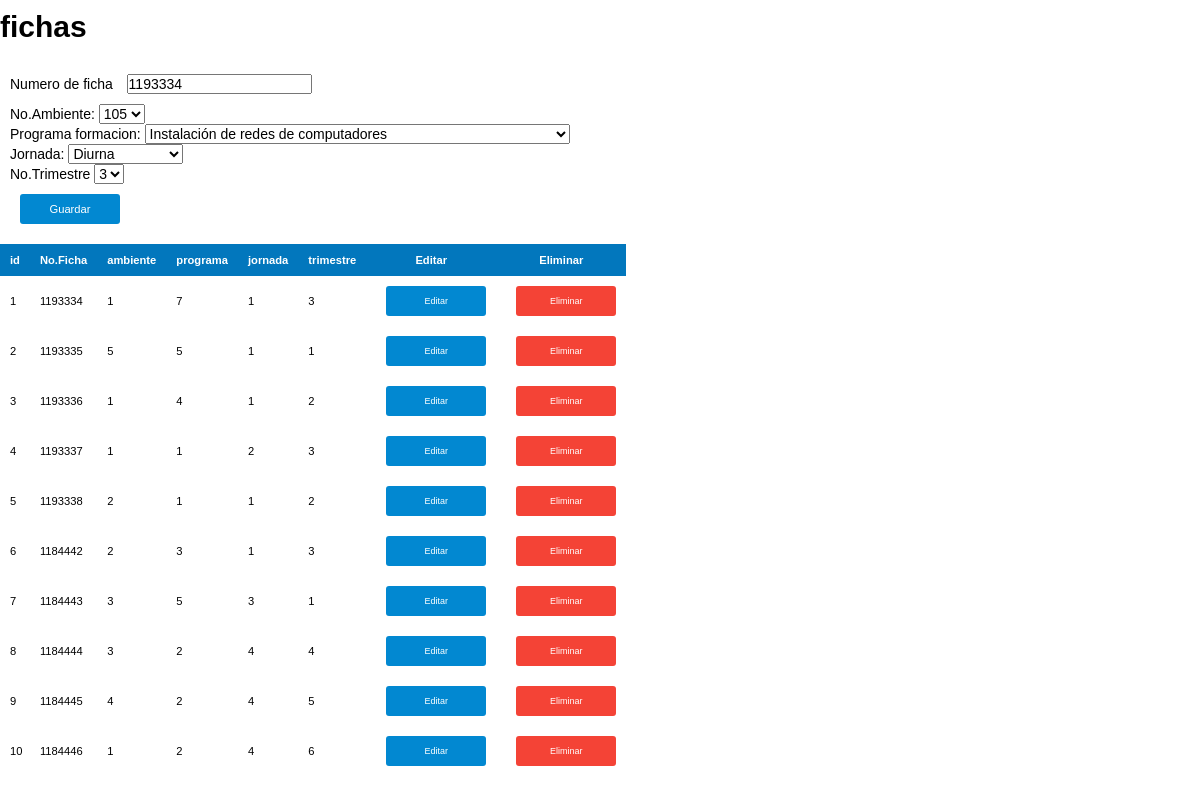
The app's page /vistas/ficha-vista.php?ac=editar&id=1 with its own data.
### tables this page shows
CREATE TABLE `ficha` (
  `ID_Ficha` bigint(16) NOT NULL COMMENT 'Este ID se genera cada vez que se ingresa un registro nuevo referente a los datos de la FICHA.',
  `Num_Ficha` bigint(16) NOT NULL COMMENT 'Numero con el cual se identifica la FICHA.',
  `Ambiente_ID_Ambiente` bigint(16) NOT NULL COMMENT 'ste ID se genera AUTOMATICAMENTE cada vez que se ingresa un registro nuevo referente a los datos del AMBIENTE.',
  `programa_formacion_ID_Programa` bigint(16) NOT NULL COMMENT 'Este ID se genera AUTOMATICAMENTE cada vez que se ingresa un registro nuevo referente a los datos del PROGRAMA DE FORMACION.',
  `jornada_ID_Jornada` bigint(16) NOT NULL COMMENT 'Este ID se genera AUTOMATICAMENTE cada vez que se ingresa un registro nuevo referente a los datos de la JORNADA.',
  `trimestre_ID_Trimestre` bigint(16) NOT NULL COMMENT 'Este ID se genera AUTOMATICAMENTE cada vez que se ingresa un registro nuevo referente a los datos del TRIMESTRE.'
);

### modelos/ficha-modelo.php (called while the page is built, shortened)
<?php
    class FichaModelo{
       private $PDO;
       public function __construct()
       {
           try{
              $this->PDO = new PDO("mysql:host=localhost;dbname=senasistencia;charset=utf8","root","");
              $this->PDO->setAttribute(PDO::ATTR_ERRMODE , PDO::ERRMODE_EXCEPTION);
            }
            catch(PDOException $error){
                echo "No hay conexion con la base de datos ";
                die($error->getMessage());
            }
       }
       public function editar($id)
       {
         try
         {
            $consulta = "SELECT * FROM ficha WHERE ID_Ficha = ?";
            $respuesta = $this->PDO->prepare($consulta);
            $respuesta->execute(array($id));
            $campo= $respuesta->fetch(PDO::FETCH_OBJ);
            $ficha = new Ficha();
            $ficha->__SET('id_ficha',$campo->ID_Ficha);
            $ficha->__SET('num_ficha',$campo->Num_Ficha);
            $ficha->__SET('id_ambiente',$campo->Ambiente_ID_Ambiente);
            $ficha->__SET('id_programa_formacion',$campo->programa_formacion_ID_Programa);
            $ficha->__SET('id_jornada',$campo->jornada_ID_Jornada);
            $ficha->__SET('id_trimestre',$campo->trimestre_ID_Trimestre);
          } catch (Exception $e) {
           die($e->getMessage());
         }
         return $ficha;
       }
     public function imprimirTabla()
     {
        try
        {
          $consulta="SELECT * FROM ficha";
          $respuesta=$this->PDO->prepare($consulta);
          $respuesta->execute();
          $tabla=$respuesta->fetchAll(PDO::FETCH_OBJ);
          foreach ($tabla as $fila)
          {
              $ficha = new Ficha();
              $ficha->__SET('id_ficha',$fila->ID_Ficha);
              $ficha->__SET('num_ficha',$fila->Num_Ficha);
              $ficha->__SET('id_ambiente',$fila->Ambiente_ID_Ambiente);
              $ficha->__SET('id_programa_formacion',$fila->programa_formacion_ID_Programa);
              $ficha->__SET('id_jornada',$fila->jornada_ID_Jornada);
              $ficha->__SET('id_trimestre',$fila->trimestre_ID_Trimestre);
              $result[] = $ficha;
          }
        } catch (Exception $e) {
          die($e->getMessage());
        }
        return $result;
     }
     public function consultarAmbiente()
     {
         $respuesta=$this->PDO->prepare("SELECT * FROM ambiente_formacion");
         $respuesta->execute();
         $tabla=$respuesta->fetchAll(PDO::FETCH_OBJ);
         return $tabla;
     }
    public function consultarPrograma()
     {
         $respuesta=$this->PDO->prepare("SELECT * FROM programa_formacion");
         $respuesta->execute();
         $tabla=$respuesta->fetchAll(PDO::FETCH_OBJ);
         return $tabla;
     }
     public function consultarJornada()
     {
         $respuesta=$this->PDO->prepare("SELECT * FROM jornada");
         $respuesta->execute();
         $tabla=$respuesta->fetchAll(PDO::FETCH_OBJ);
         return $tabla;
     }
     public function consultarTrimestre()
     {
         $respuesta=$this->PDO->prepare("SELECT * FROM trimestre");
         $respuesta->execute();
         $tabla=$respuesta->fetchAll(PDO::FETCH_OBJ);
         return $tabla;
     }
}
?>

### controlador/ficha-control.php (called while the page is built, shortened)
<?php
require("../modelos/ficha-modelo.php");
require("../clases/ficha.php");
$modelo= new FichaModelo();
if (isset($_REQUEST['ac']))
{
    switch ($_REQUEST['ac']) {
      case 'editar':
        $ficha = $modelo->editar($_REQUEST['id']);
      break;
    }
}
?>

### clases/ficha.php (called while the page is built, shortened)
<?php
class Ficha{
  public function __SET($atributo,$valor)
  {
      return $this->$atributo = $valor;
  }
  public function __GET($atributo)
  {
    return $this->$atributo;
  }
}
?>

### vistas/ficha-vista.php (the view, shortened to what this page needs)
<?php
require("../controlador/ficha-control.php");
?>
<!DOCTYPE html>
<html lang="en">
    <head>
        <link href="../css/estilos.css" type="text/css" rel="stylesheet">
    </head>
    <body>
      <h1>fichas</h1>
        <form action="?ac=<?php echo $ficha->__GET('id_ficha') > 0 ? 'actualizar':'registrar';?>" method="post">
          <label>Numero de ficha</label>
          <input type="text" name="num_ficha" value="<?php echo $ficha->__GET('num_ficha');?>" required="true"><br />
          <label>No.Ambiente:</label>
          <select name="ambiente">
            <?php foreach($modelo->consultarAmbiente() as $datos) {?>
                <option value='<?php echo $datos->ID_Ambiente?>' <?php echo $ficha->__GET('id_ambiente') == $datos->ID_Ambiente ? 'selected':'';?> > <?php echo $datos->Num_Ambiente; ?></option>;
            <?php } ?>
          </select><br>
          <label>Programa formacion:</label>
          <select name="programa">
              <?php foreach ($modelo->consultarPrograma() as $datos) {?>
                  <option value='<?php echo $datos->ID_Programa;?>' <?php echo $ficha->__GET('id_programa_formacion')== $datos->ID_Programa ? 'selected':''; ?> ><?php echo $datos->Nombre; ?></option>
            <?php }?>
          </select><br>
          <label>Jornada:</label>
          <select name="jornada">
              <?php foreach ($modelo->consultarJornada() as $datos) { ?>
                  <option value='<?php echo $datos->ID_Jornada ;?>' <?php echo $ficha->__GET('id_jornada') == $datos->ID_Jornada ? 'selected':''; ?>><?php echo $datos->Descripcion_Jornada; ?></option>
              <?php } ?>
          </select><br>
          <label>No.Trimestre</label>
          <select name="trimestre">
              <?php foreach ($modelo->consultarTrimestre() as $datos) {?>
                  <option value='<?php echo $datos->ID_Trimestre ;?>' <?php echo $ficha->__GET('id_trimestre') == $datos->ID_Trimestre ? 'selected':'';?>><?php echo $datos->Num_Trimestre ;?></option>
              <?php } ?>
          </select><br>
          <button class="bt" type="submit">Guardar</button>
        </form>
        <table>
          <thead>
            <th>id</th>
            <th> No.Ficha</th>
            <th>ambiente</th>
            <th>programa</th>
            <th>jornada</th>
            <th>trimestre</th>
            <th>Editar</th>
            <th>Eliminar</th>
          </thead>
          <?php foreach($modelo->imprimirTabla() as $campo){?>
            <tr>
              <td><?php echo $campo->__GET('id_ficha'); ?></td>
              <td><?php echo $campo->__GET('num_ficha');?></td>
              <td><?php echo $campo->__GET('id_ambiente');?></td>
              <td><?php echo $campo->__GET('id_programa_formacion');?></td>
              <td><?php echo $campo->__GET('id_jornada');?></td>
              <td><?php echo $campo->__GET('id_trimestre');?></td>
              <td>
                <button type="button" class="bt" name="button"><a href="?ac=editar&id=<?php echo $campo->__GET('id_ficha');?>">Editar</a></button>
              </td>
              <td>
                <button type="button" class="eliminar" name="button"><a href="?ac=eliminar&id=<?php echo $campo->__GET('id_ficha');?>">Eliminar</a></button>
              </td>
            </tr>
            <?php }?>
        </table>
    </body>
</html>

### css/estilos.css (style rules this page uses)
* { margin: 0; padding: 0; font-size: 14px; font-family: Arial; }
a { text-decoration: none; padding: 3px; color: #fff; font-size: 1em; }
button { font-size: 0.8em; border: none; text-align: center; background: #0288D1; color: #fff; text-align: center; width: 100px; height: 30px; border:none; border-radius: 3px; margin: 10px; }
form,input { margin: 10px 10px; }
h1 { font-size: 30px; margin-top: 10px; margin-bottom: 20px; }
table { margin-top: 10px; border-collapse: collapse; }
thead,th { border: none; padding: 10px; color:#fff; text-align: center; background-color: #0277BD; font-size: .8em; }
td { padding-left: 10px; text-align:left; font-size: .8em; }
.eliminar { background-color: #F44336; }

### records on screen
ficha: __GET "1", __GET "1193334", __GET "7", __GET "3"
ficha: __GET "2", __GET "1193335", __GET "5", __GET "1"
ficha: __GET "3", __GET "1193336", __GET "1", __GET "4", __GET "2"
ficha: __GET "4", __GET "1193337", __GET "1", __GET "2", __GET "3"
ficha: __GET "5", __GET "1193338", __GET "2", __GET "1"
ficha: __GET "6", __GET "1184442", __GET "2", __GET "3", __GET "1"
ficha: __GET "7", __GET "1184443", __GET "3", __GET "5", __GET "1"
ficha: __GET "8", __GET "1184444", __GET "3", __GET "2", __GET "4"
ficha: __GET "9", __GET "1184445", __GET "4", __GET "2", __GET "5"
ficha: __GET "10", __GET "1184446", __GET "1", __GET "2", __GET "4", __GET "6"

### other values on screen
form field ambiente "105"
form field programa "Instalación de redes de computadores"
form field jornada "Diurna"
form field trimestre "3"
